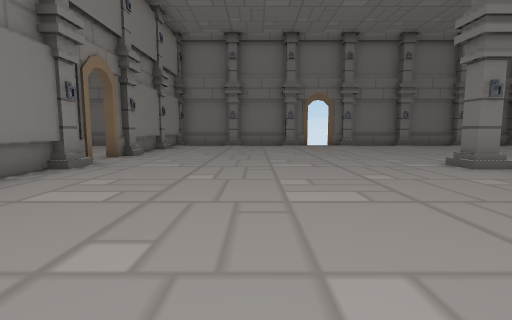
view 1 (above)

23 first-person views from a walk through a scene from a Unity 3-D project. The camera is 1.3 m above the floor, tilts 6° down and sees 85° across. The floor is counted in squares, 2 m on a side. Each view is taken from the middle of a square. On the plan, view 1 faces up. The plan holds only what a view shows up to about 9 squares ahead; the rest is blank. The place goes on beyond the plan.

view 2
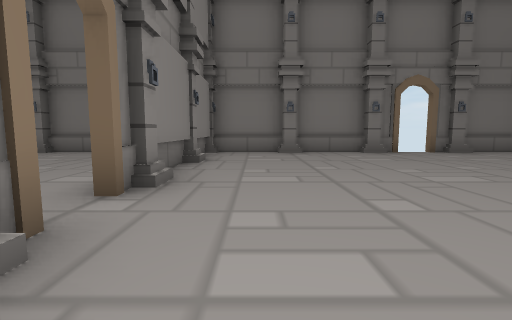

view 3
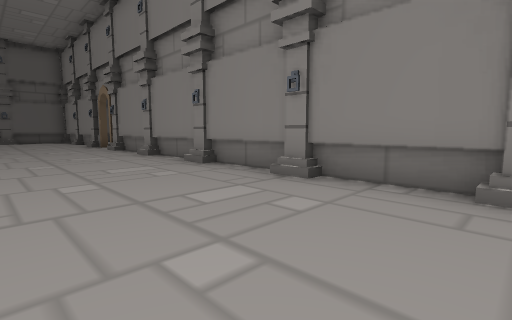

view 4
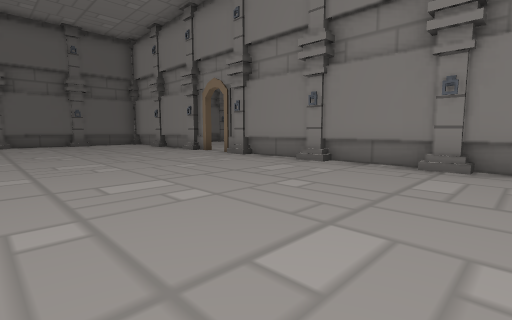

view 5
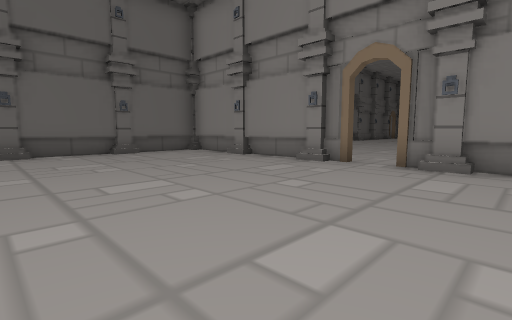

view 6
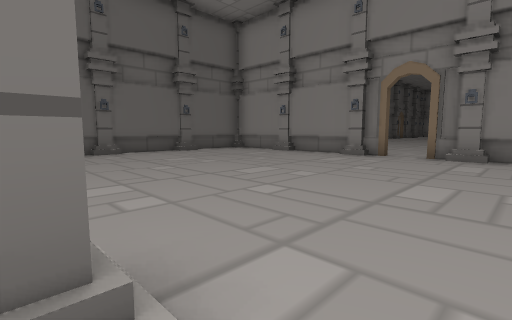

view 7
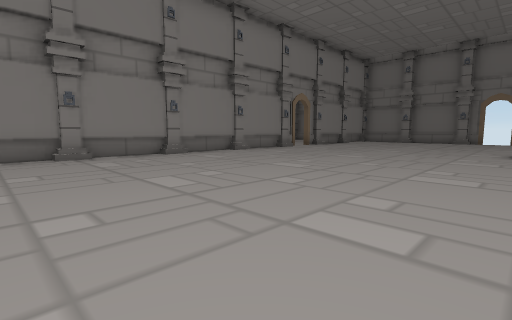

view 8
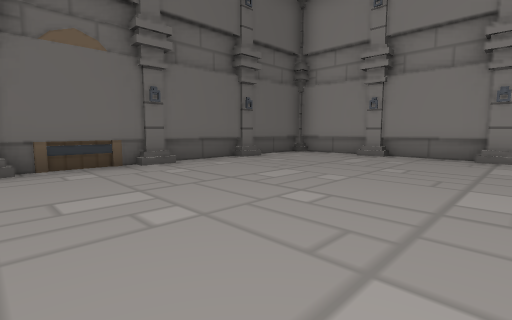

view 9
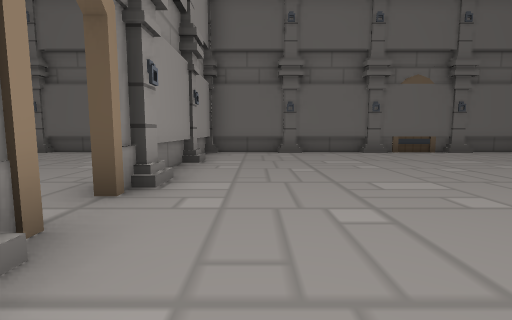

view 10
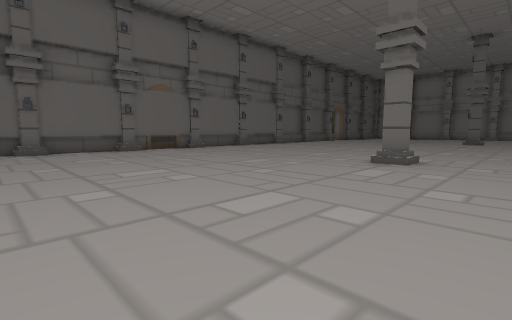

view 11
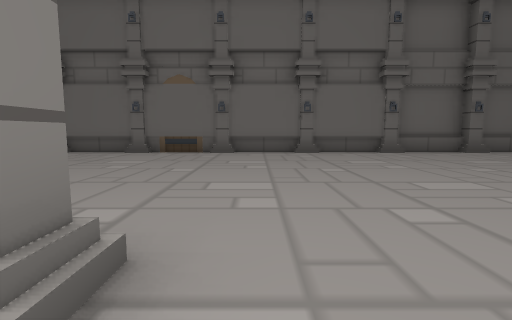

view 12
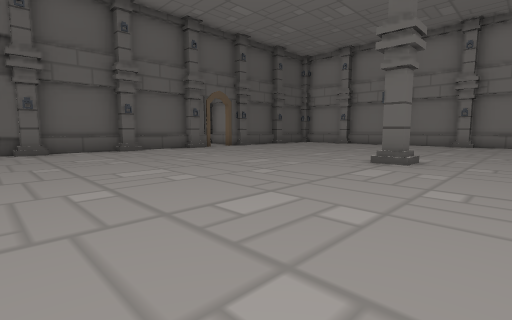

view 13
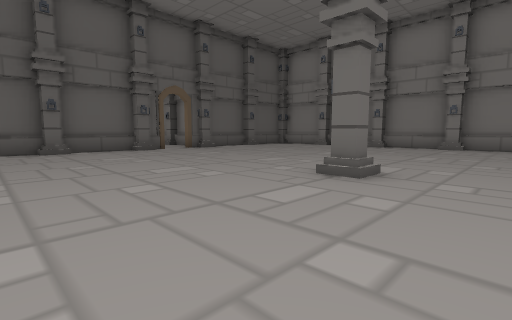

view 14
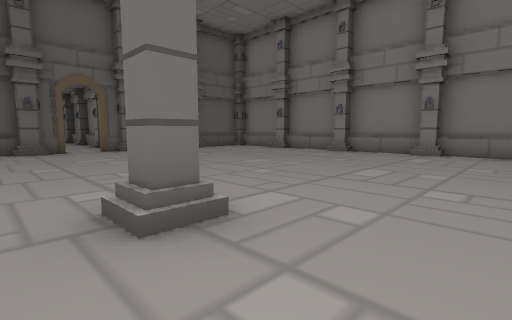

view 15
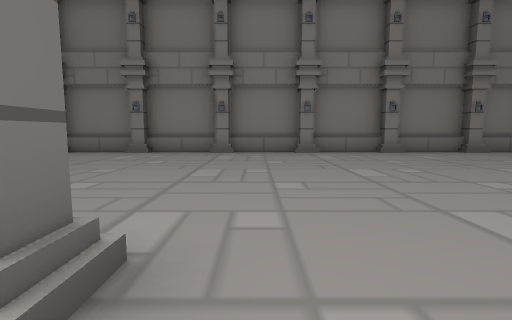

view 16
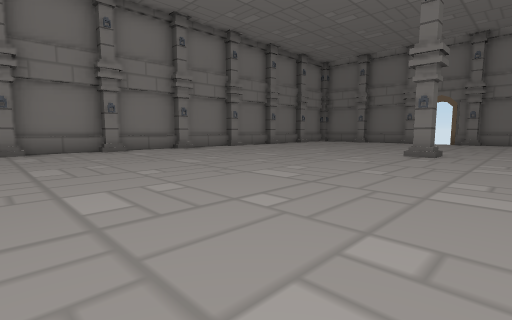

view 17
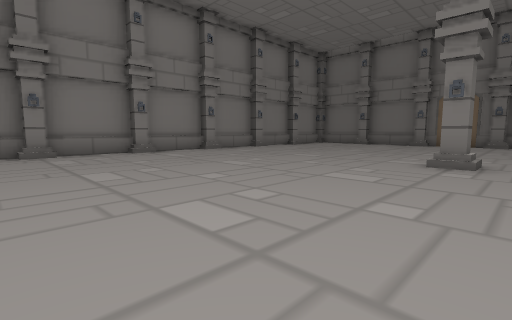

view 18
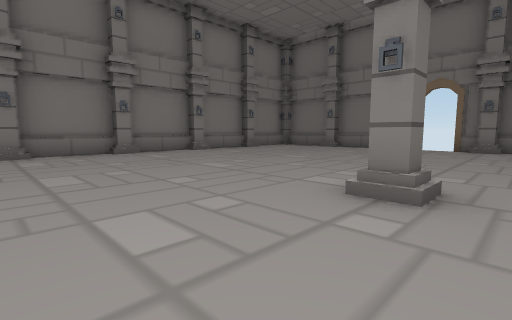

view 19
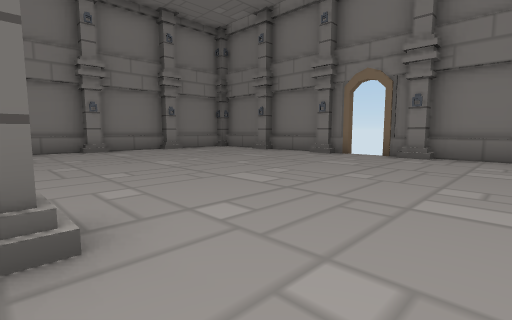

view 20
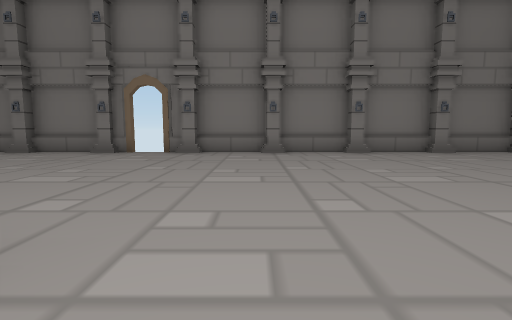

view 21
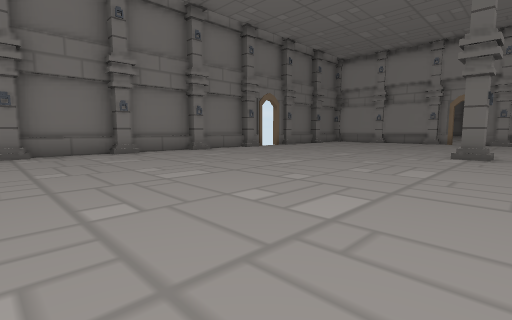

view 22
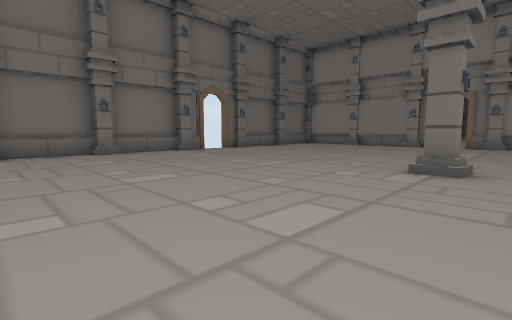

view 23
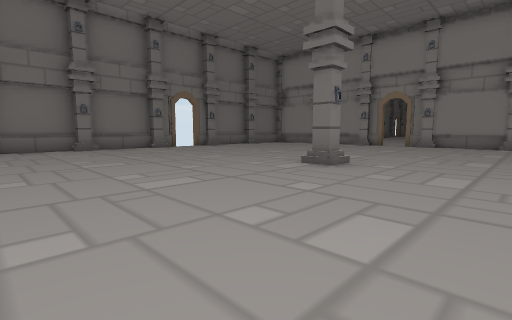

### Floor plan
Points are (right, up) in squares from view 1. A wall is a line through its corners. A room is listed if a view was taken in it or the views show most of it. See-through windows are left out.
Room 1 (views 1, 2, 3, 4, 5, 6, 7, 8)
walls: (4.4, 4.8) (3.8, 4.8) (3.8, 5.4); (-3.6, -4.8) (-3.2, -4.8); (-3.4, 5.9) (-3.4, -5.9); (-3.4, -6.6) (-3.4, -12.4) (3.9, -12.4); (-3.8, -7.3) (-3.2, -7.3); (1.8, 12.3) (1.3, 12.3); (-0.7, 12.3) (-1.2, 12.3); (1.4, 12.6) (-0.7, 12.6); (4.3, 12.3) (3.8, 12.3); (-1.1, 12.6) (-3.4, 12.6) (-3.4, 6.6); (3.9, 12.6) (3.4, 12.6)
low walls: (-3.2, 0.4) (-3.2, -0.4); (-3.2, -4.8) (-3.2, -5.4); (-3.2, 5.4) (-3.2, 4.6); (-3.2, -7.3) (-3.2, -7.9); (-3.2, -9.8) (-3.2, -10.4); (-1.4, -12.1) (-0.6, -12.1)
ways out: opening at (-3, -6) to room 2; opening at (-3, 6) to room 2; gap at (2, 13)
Room 2 (views 9, 10, 11, 12, 13, 14, 15, 16, 17, 18, 19, 20, 21, 22, 23)
walls: (-21.4, -4.8) (-20.8, -4.8) (-20.8, -5.4); (-20.8, 5.4) (-20.8, 4.8) (-21.4, 4.8); (-11.2, -5.4) (-11.2, -4.8) (-10.8, -4.8) (-10.8, -5.4); (-10.6, 4.8) (-11.2, 4.8) (-11.2, 5.4); (-28.3, 0.3) (-28.3, -0.2) (-28.7, -0.2); (-15.7, 12.3) (-16.2, 12.3); (-28.3, -2.2) (-28.3, -2.7); (-18.2, 12.3) (-18.7, 12.3); (-18.3, -12.3) (-18.3, -12.6) (-16.1, -12.6); (-16.1, 12.6) (-20.8, 12.6) (-20.8, 12.3) (-21.2, 12.3); (-28.3, 2.8) (-28.3, 2.3) (-28.7, 2.3); (-13.2, 12.3) (-13.7, 12.3) (-13.7, 12.6) (-15.7, 12.6); (-20.2, -12.4) (-3.6, -12.4) (-3.6, -6.6); (-20.2, -12.6) (-18.7, -12.6); (-28.3, 5.3) (-28.3, 4.8); (-28.6, 4.9) (-28.6, -7.3) (-28.3, -7.3) (-28.3, -7.7); (-20.9, -12.6) (-20.4, -12.6); (-11.1, 12.6) (-13.2, 12.6); (-21.1, 12.6) (-21.6, 12.6); (-28.8, -4.8) (-28.3, -4.8) (-28.3, -5.2); (-21.9, -12.4) (-20.4, -12.4); (-23.2, 12.3) (-23.7, 12.3); (-22.9, 12.6) (-23.4, 12.6); (-23.5, -12.4) (-22.6, -12.4); (-28.3, 7.8) (-28.3, 7.3); (-28.6, 7.4) (-28.6, 5.2); (-23.7, 12.6) (-25.8, 12.6) (-25.8, 12.3) (-26.2, 12.3); (-28.6, -7.8) (-28.6, -9.9); (-28.6, 8.2) (-28.6, 7.7); (-7, 12.6) (-8.3, 12.6) (-8.3, 12.2); (-26.2, 12.6) (-26.9, 12.6)
low walls: (-11.4, -12.1) (-10.6, -12.1); (-8.9, -12.1) (-8.1, -12.1); (-6.4, -12.1) (-5.6, -12.1)
ways out: opening at (-3, -6) to room 1; opening at (-3, 6) to room 1; opening at (-22, -13); gap at (-23, 13); gap at (-9, 13)

Where each view was taken, in squares from view 1:
view 1: 0 up, 0 right, facing up
view 2: 4 up, 2 left, facing up
view 3: 5 up, 0 right, facing down-left
view 4: 1 up, 2 right, facing down-left
view 5: 4 down, 2 right, facing down-left
view 6: 4 down, 4 right, facing down-left
view 7: 4 down, 4 right, facing up-left
view 8: 7 down, 4 right, facing down-left
view 9: 4 down, 5 left, facing down
view 10: 3 down, 5 left, facing down-left
view 11: 4 down, 12 left, facing down
view 12: 3 down, 15 left, facing down-left
view 13: 3 down, 17 left, facing down-left
view 14: 3 down, 20 left, facing down-left
view 15: 4 down, 20 left, facing left
view 16: 3 down, 19 left, facing up-left
view 17: 1 down, 20 left, facing up-left
view 18: 2 up, 20 left, facing up-left
view 19: 5 up, 19 left, facing up-left
view 20: 4 up, 19 left, facing up
view 21: 4 up, 19 left, facing up-right
view 22: 4 up, 16 left, facing up-right
view 23: 2 up, 16 left, facing up-right
